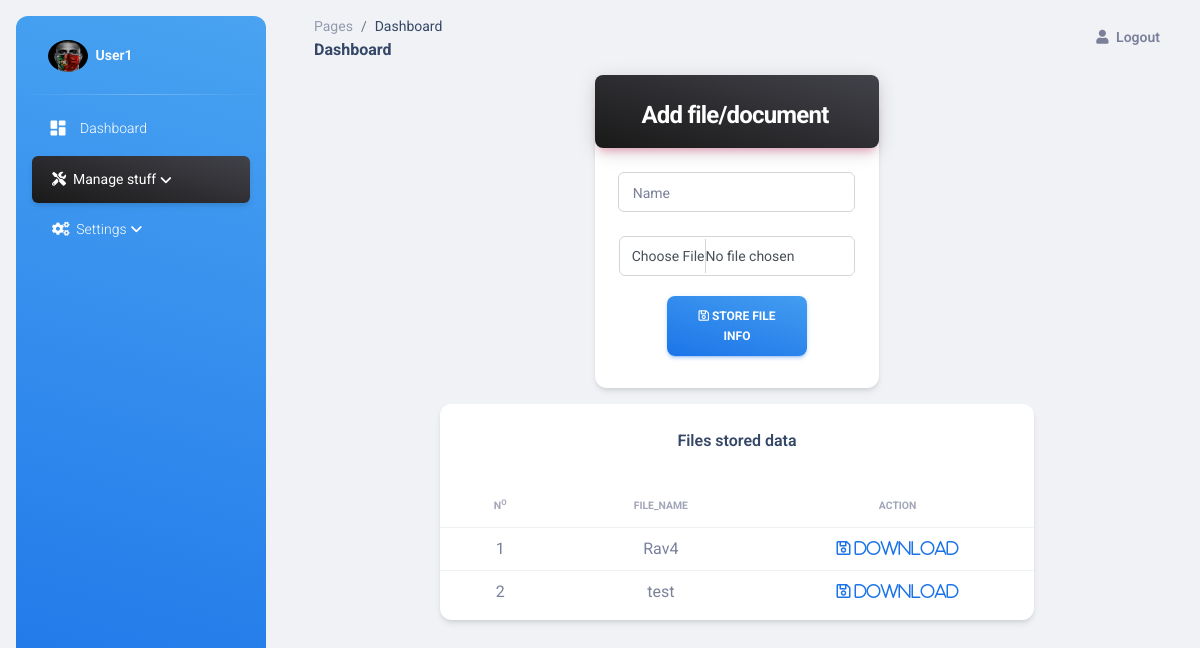
Page /system_users/Users/file_storage.php (signed in) on the committed database.
### tables this page shows
CREATE TABLE `users` (
  `u_id` int(11) NOT NULL,
  `name` varchar(100) DEFAULT NULL,
  `phone` varchar(100) DEFAULT NULL,
  `email` varchar(100) DEFAULT NULL,
  `password` varchar(100) DEFAULT NULL,
  `image` varchar(100) DEFAULT NULL
);

CREATE TABLE `file_storage` (
  `fs_id` int(11) NOT NULL,
  `file_name` varchar(100) DEFAULT NULL,
  `file_path` varchar(100) DEFAULT NULL
);

### system_users/Users/file_storage.php (the view, shortened to what this page needs)
      <?php
    include "../../Connect/connection.php";
    $users_id=$_SESSION['u_id'];
    $sql_user_info="SELECT * FROM users where u_id=".$users_id."";
    $query_user_info=mysqli_query($con,$sql_user_info);
    while ($row_user_info=mysqli_fetch_assoc($query_user_info)) {
      $user_image=$row_user_info['image'];
      $user_name=$row_user_info['name'];
    }
            ?>
<!DOCTYPE html>
<html lang="en">
<?php require 'head.php';?>
<body class="g-sidenav-show  bg-gray-200">
  <aside class="sidenav navbar navbar-vertical navbar-expand-xs border-0 border-radius-xl my-3 fixed-start ms-3   bg-gradient-info" id="sidenav-main">
    <div class="sidenav-header">
      <a class="navbar-brand m-0" href="#" target="_blank">
        <img src="../../assets/img/users/<?php echo $user_image;?>" title="user image" style="width:40px;height:40px;border-radius:50%;" class="navbar-brand-img h-100" alt="main_logo">
        <span class="ms-1 font-weight-bold text-white"><?php echo $user_name;?></span>
      </a>
    </div>
    <hr class="horizontal light mt-0 mb-2">
    <div class="collapse navbar-collapse  w-auto " id="sidenav-collapse-main">
      <ul class="navbar-nav">
        <li class="nav-item">
          <a class="nav-link text-white" href="#" onclick="window.location.href='home.php'">
            <div class="text-white text-center me-2 d-flex align-items-center justify-content-center">
              <i class="material-icons opacity-10">dashboard</i>
            </div>
            <span class="nav-link-text ms-1">Dashboard</span>
          </a>
        </li>
        <li class="nav-item dropdown">
          <a class="nav-link dropdown-toggle text-white active bg-gradient-dark" href="#" id="navbarDropdown" role="button" data-bs-toggle="dropdown" aria-expanded="false">
            <span class="nav-link-text ms-1"><i class="fa fa-tools"></i>&nbsp;&nbsp;Manage stuff</span>
          </a>
        </li>
        <li class="nav-item dropdown">
          <a class="nav-link dropdown-toggle text-white" href="#" id="navbarDropdown" role="button" data-bs-toggle="dropdown" aria-expanded="false">
            <span class="nav-link-text ms-1"><i class="fa fa-cogs"></i>&nbsp;&nbsp;Settings</span>
          </a>
        </li>
      </ul>
    </div>
  </aside>
  <main class="main-content position-relative max-height-vh-100 h-100 border-radius-lg ">
    <nav class="navbar navbar-main navbar-expand-lg px-0 mx-4 shadow-none border-radius-xl" id="navbarBlur" data-scroll="true">
      <div class="container-fluid py-1 px-3">
        <nav aria-label="breadcrumb">
          <ol class="breadcrumb bg-transparent mb-0 pb-0 pt-1 px-0 me-sm-6 me-5">
            <li class="breadcrumb-item text-sm"><a class="opacity-5 text-dark" href="javascript:;">Pages</a></li>
            <li class="breadcrumb-item text-sm text-dark active" aria-current="page">Dashboard</li>
          </ol>
          <h6 class="font-weight-bolder mb-0">Dashboard</h6>
        </nav>
        <div class="collapse navbar-collapse mt-sm-0 mt-2 me-md-0 me-sm-4" id="navbar">
          <ul class="navbar-nav  justify-content-end">
            <li class="nav-item d-flex align-items-center">
              <a href="#" class="nav-link text-body font-weight-bold px-0" data-bs-toggle="modal" data-bs-target="#logoutModal">
                <i class="fa fa-user me-sm-1"></i>
                <span class="d-sm-inline d-none">Logout</span>
              </a>
            </li>
          </ul>
        </div>
      </div>
    </nav>
    <div class="container-fluid py-4">
      <div class="row">
        <div class="col-xl-4 col-sm-6"></div>
        <div class="col-xl-4 col-sm-6 mb-xl-0 mb-4">
            <div class="card z-index-0 fadeIn3 fadeInBottom">
              <div class="card-header p-0 position-relative mt-n4 z-index-2">
                <div class="bg-gradient-dark shadow-primary border-radius-lg py-3 pe-1">
                  <h4 class="text-white font-weight-bolder text-center mt-2 mb-0">Add file/document</h4>
                </div>
              </div>
              <div class="card-body">
                <form role="form" class="text-start" action="<?php echo htmlspecialchars($_SERVER['PHP_SELF']);?>" method="POST" enctype="multipart/form-data">
                          <div class="input-group input-group-outline">
                            <label class="form-label">Name</label>
                            <input type="text" class="form-control" name="name" required>
                          </div>
                          <div class="input-group input-group-outline mt-4">
                            <input type="file" class="form-control" name="fileToUpload" required>
                          </div>
                      <div class="text-center mx-5" style="margin-top:-4px;">
                          <button type="submit" class="btn bg-gradient-info w-100 my-4 mb-2" name="SubmitfileStorage"><i class="far fa-save"></i> Store file info</button>
                      </div>
                </form>
              </div>
            </div>
        </div>
        <div class="col-xl-4 col-sm-6 mb-xl-0 mb-4"></div>
        <div class="col-xl-2 col-sm-6 mb-xl-0 mb-4"></div>
        <div class="col-xl-8 col-sm-6 mb-xl-0 mb-4">
            <div class="card mt-3">
              <div class="card-header pb-0">
                <div class="row">
                  <div class="col-lg-12 col-7 text-center">
                    <h6>Files stored data</h6>
                  </div>
                </div>
              </div>
              <div class="card-body px-0 pb-2">
                <div class="table-responsive">
                  <table class="table align-items-center mb-0 text-center">
                    <thead class="text-center">
                      <tr>
                        <th class="text-uppercase text-secondary text-xxs font-weight-bolder opacity-7">N<sup>o</sup></th>
                        <th class="text-uppercase text-secondary text-xxs font-weight-bolder opacity-7">File_name</th>
                        <th class="text-center text-uppercase text-secondary text-xxs font-weight-bolder opacity-7">Action</th>
                      </tr>
                    </thead>
                    <tbody>
                      <?php
                          $files_data=mysqli_query($con,"SELECT * from file_storage order by fs_id desc");
                          $count=1;
                          while ($file_row=mysqli_fetch_assoc($files_data)) {
                            $file_name_data=$file_row['file_name'];
                            $file_path_data=$file_row['file_path'];
                            echo '
                              <tr>
                                <td class="text-center">
                                  '.$count++.'
                                </td>
                                <td>
                                  '.$file_name_data.'
                                </td>
                                <td class="align-middle text-center">
                                  ';?>
                                  <a class="far fa-save text-info" href="<?php echo '../../assets/img/fileStorage/'.$file_path_data.''?>" download>&nbsp;Download</a>
                                  <?php
                        }
                      ?>
                    </tbody>
                  </table>
                </div>
              </div>
            </div>
        </div>
        <div class="col-xl-2 col-sm-6 mb-xl-0 mb-4"></div>
      </div>
  </main>
</body>
</html>

### rows in the picture
users: image (picture), name "User1"
file_storage: file_name "Rav4"
file_storage: file_name "test"
